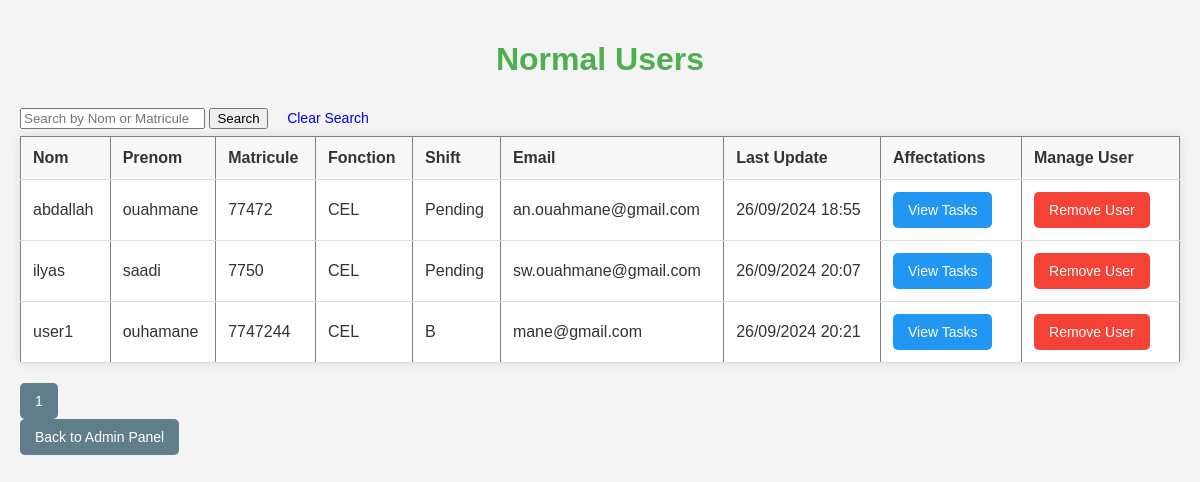
The page /view_normal_users (signed in) on the database as committed earlier.
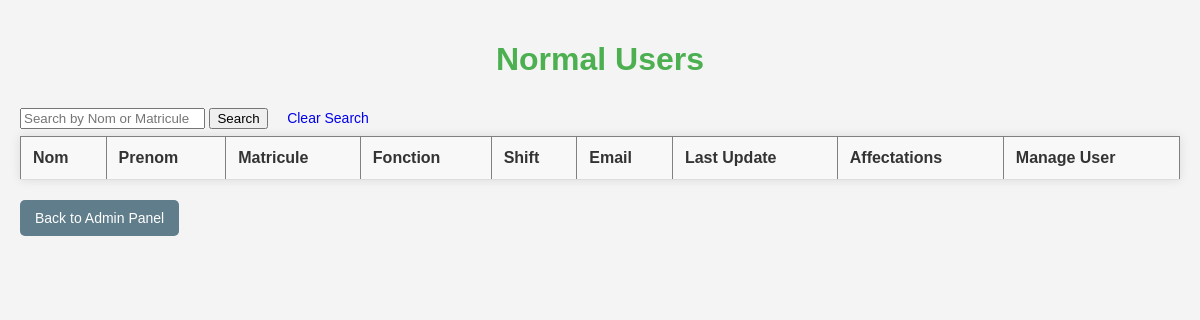
The same page on the database as committed later.
### app/models.py (models this page shows, shortened)
class User(db.Model, UserMixin):
    id = db.Column(db.Integer, primary_key=True)
    username = db.Column(db.String(150), unique=True, nullable=False)
    email = db.Column(db.String(150), unique=True, nullable=False)
    matricule = db.Column(db.String(15), unique=True, nullable=False)
    fonction = db.Column(db.String(150), nullable=False)
    prenom = db.Column(db.String(150), nullable=False)
    shift = db.Column(db.String(150), nullable=False)
    phone = db.Column(db.String(15), unique=True, nullable=False)
    profile_image = db.Column(db.String(150), nullable=True)
    password = db.Column(db.String(200), nullable=False)
    is_admin = db.Column(db.Boolean, default=False)
    is_super_admin = db.Column(db.Boolean, default=False)  # New field
    last_update = db.Column(db.DateTime, default=datetime.utcnow)
    is_approved = db.Column(db.Boolean, default=False)
    tasks = db.relationship('Todo', backref='user',
                            lazy=True, cascade="all, delete-orphan")
    is_pending = db.Column(db.Boolean, default=True)

### app/routes/admin.py (the view)
@bp.route('/view_normal_users', methods=['GET', 'POST'])
@login_required
def view_normal_users():
    search_query = request.args.get('search', '')  # Get search query from URL
    page = request.args.get('page', 1, type=int)  # Get the current page
    query = User.query.filter_by(is_admin=False, is_approved=True)
    if search_query:
        query = query.filter(
            (User.username.ilike(f'%{search_query}%')) |
            (User.matricule.ilike(f'%{search_query}%'))
        )
    pagination = query.paginate(page=page, per_page=10)
    return render_template(
        'admin/normal_users.html',
        normal_users=pagination.items,
        search_query=search_query,
        pagination=pagination
    )

### app/__init__.py (called while the page is built)
def create_app():
    app = Flask(__name__, instance_relative_config=True)
    app.config.from_object(Config)
    db.init_app(app)
    migrate = Migrate(app, db)
    login_manager.init_app(app)
    from .routes.auth import bp as auth_bp
    from .routes.admin import bp as admin_bp
    from .routes.main import bp as main_bp
    from .routes.tasks import bp as tasks_bp
    from .routes.user import bp as user_bp
    app.register_blueprint(auth_bp)
    app.register_blueprint(admin_bp)
    app.register_blueprint(main_bp)
    app.register_blueprint(tasks_bp)
    app.register_blueprint(user_bp)
    from .models import User
    @login_manager.user_loader
    def load_user(user_id):
        return User.query.get(int(user_id))
    with app.app_context():
        db.create_all()  # Create the tables
    return app

### app/templates/admin/normal_users.html (shortened to what this page needs)
<!DOCTYPE html>
<html lang="en">
<head>
    <link rel="stylesheet" href="{{ url_for('static', filename='css/admin.css') }}">
</head>
<body>
    <h1>Normal Users</h1>
    <form method="GET" action="{{ url_for('admin.view_normal_users') }}">
        <input type="text" name="search" placeholder="Search by Nom or Matricule" value="{{ search_query }}">
        <button type="submit">Search</button>
        <a href="{{ url_for('admin.view_normal_users') }}" class="btn btn-warning" style="text-decoration: none;">Clear
            Search</a>
    </form>
    <table border="1" cellpadding="10" cellspacing="0">
        <thead>
            <tr>
                <th>Nom</th>
                <th>Prenom</th>
                <th>Matricule</th>
                <th>Fonction</th>
                <th>Shift</th>
                <th>Email</th>
                <th>Last Update</th>
                <th>Affectations</th>
                {% if current_user.matricule == 'ADMIN0001' %}
                <th>Manage User</th>
                {% endif %}
            </tr>
        </thead>
        <tbody>
            {% for user in normal_users %}
            <tr>
                <td>{{ user.username }}</td>
                <td>{{ user.prenom }}</td>
                <td>{{ user.matricule }}</td>
                <td>{{ user.fonction }}</td>
                <td>{{ user.shift }}</td>
                <td>{{ user.email }}</td>
                <td>{{ user.last_update.strftime('%d/%m/%Y %H:%M') }}</td>
                <td>
                    <a href="{{ url_for('tasks.view_user_tasks', user_id=user.id) }}" class="btn btn-info">View
                        Tasks</a>
                </td>
                {% if current_user.matricule == 'ADMIN0001' %}
                <td>
                    <a href="{{ url_for('admin.delete_user', id=user.id) }}" class="btn btn-danger"
                        onclick="return confirm('Are you sure you want to delete this user?');">Remove User</a>
                </td>
                {% endif %}
            </tr>
            {% endfor %}
        </tbody>
    </table>
    <div class="pagination">
        {% for page_num in range(1, pagination.pages + 1) %}
        <a href="{{ url_for('admin.view_normal_users', page=page_num, search=search_query) }}"
            class="btn btn-secondary {{ 'active' if page_num == pagination.page else '' }}">
            {{ page_num }}
        </a>
        {% endfor %}
    </div>
    <a href="{{ url_for('admin.admin') }}" class="btn btn-secondary">Back to Admin Panel</a>
</body>
</html>

Rows that differ between the two databases and show on the page:
removed User: username "abdallah", prenom "ouahmane", matricule "77472", fonction "CEL", shift "Pending", email "an.ouahmane@gmail.com", last_update "26/09/2024 18:55"
removed User: username "ilyas", prenom "saadi", matricule "7750", fonction "CEL", shift "Pending", email "sw.ouahmane@gmail.com", last_update "26/09/2024 20:07"
removed User: username "user1", prenom "ouhamane", matricule "7747244", fonction "CEL", shift "B", email "mane@gmail.com", last_update "26/09/2024 20:21"
Other text that changed with them:
list line gone: "1"
